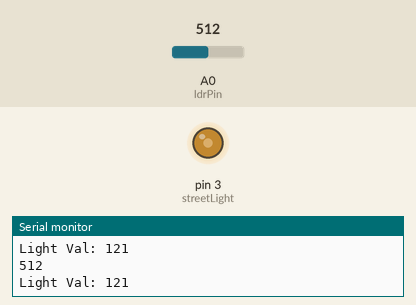
The sketch below on a simulated Arduino Uno, built with avr-gcc and run on an emulated ATmega328P. Shown: output pins drawn as LEDs (lit = HIGH), the last lines printed to the serial monitor. Inputs (shaded band) come from the test bench; at power-on: A0 (ldrPin) = 512.

Above: at 1.2 s.
1.3 s: A0 (ldrPin) set to 122
At 2.4 s:
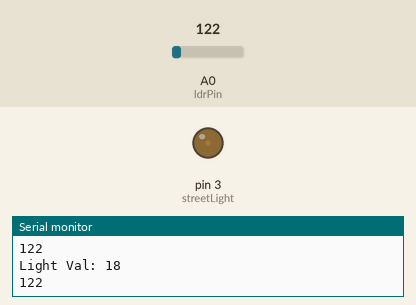
2.8 s: A0 (ldrPin) set to 0
At 3.4 s:
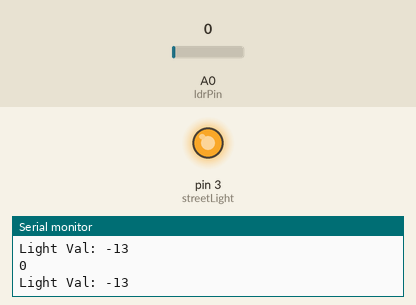
4.3 s: A0 (ldrPin) set to 43
At 5.5 s:
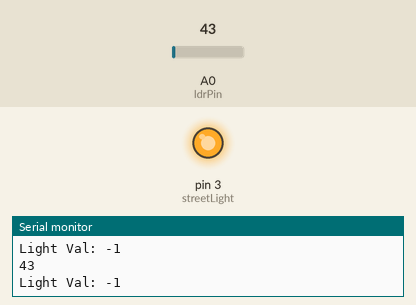
5.8 s: A0 (ldrPin) set to 49
At 6.9 s:
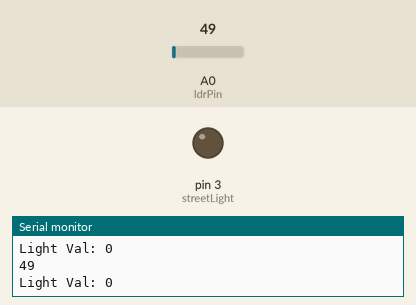
7.3 s: A0 (ldrPin) set to 79
At 8.0 s:
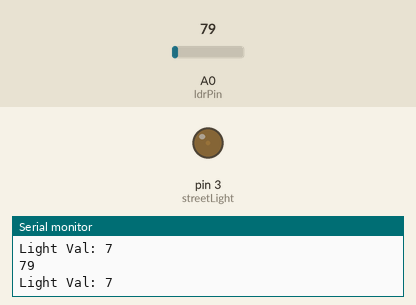
10.3 s: A0 (ldrPin) set to 98
At 11.3 s:
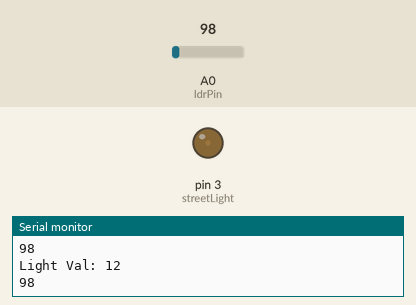
Timing chart, 0 to 12.8 s (numbered marks = the images above; inputs shaded):
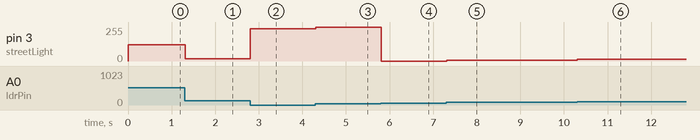

The sketch:

exp5.ino
```cpp
/*
Experiment No.	:	05
Statement		:	Make a street light controller.
Date of Exp.	:	xx/xx/xxxx
Author		:	Harshita Soni (A-01)
*/
#define ldrPin A0
#define streetLight 3
void setup() {
  // put your setup code here, to run once:
  pinMode(ldrPin,INPUT);
  pinMode(streetLight,OUTPUT);
  Serial.begin(9600);
}

void loop() {
  // put your main code here, to run repeatedly:
  int ldrVal=analogRead(ldrPin);
  Serial.println(ldrVal);
  int lightVal=map(ldrVal,50,1023,0,255);
  analogWrite(streetLight,lightVal);
  Serial.print("Light Val: ");
  Serial.println(lightVal);
}
```

Measured:
- the behaviour switches between 46 and 47 on A0 (ldrPin) (found by bisection; images 3 and 4)
- after the input at 1.3 s, pin 3 (streetLight): 121/255 → 18/255 at once
- after the input at 2.8 s, pin 3 (streetLight): 18/255 → 243/255 at once
- after the input at 4.3 s, pin 3 (streetLight): 243/255 → 255/255 at once
- after the input at 5.8 s, pin 3 (streetLight): 255/255 → 0/255 at once
- after the input at 7.3 s, pin 3 (streetLight): 0/255 → 7/255 at once
- after the input at 10.3 s, pin 3 (streetLight): 7/255 → 12/255 at once
